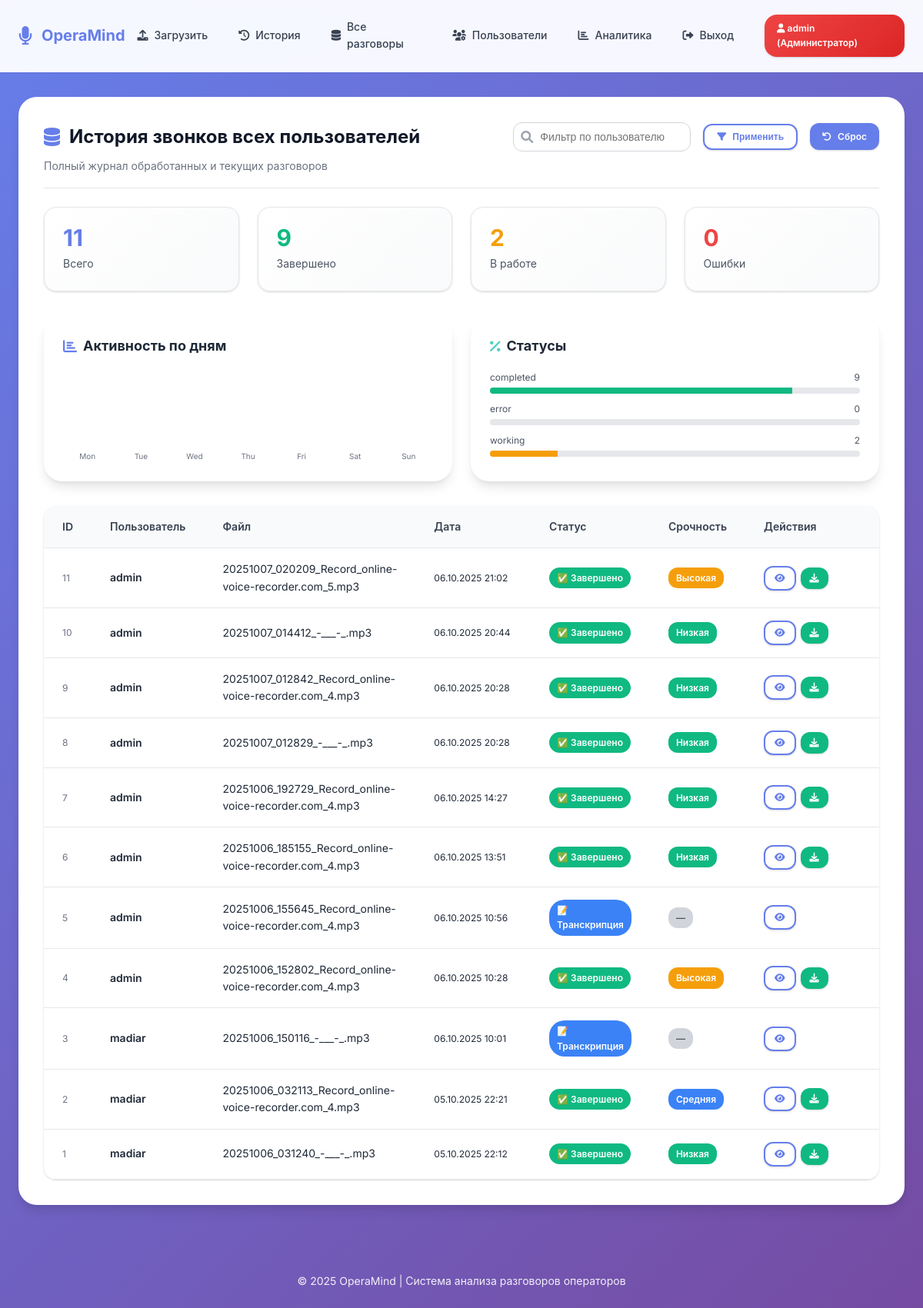
/admin/history (signed in), run on the app's committed database.
### models.py (models this page shows, shortened)
class User(UserMixin, db.Model):
    id = db.Column(db.Integer, primary_key=True)
    username = db.Column(db.String(80), unique=True, nullable=False)
    password_hash = db.Column(db.String(200), nullable=False)
    email = db.Column(db.String(120), unique=True, nullable=True)
    created_at = db.Column(db.DateTime, default=datetime.utcnow)
    last_login = db.Column(db.DateTime)
    is_active = db.Column(db.Boolean, default=True)
    role = db.Column(db.Enum(UserRole), default=UserRole.OPERATOR, nullable=False)
    is_admin = db.Column(db.Boolean, default=False)
    full_name = db.Column(db.String(200))
    department = db.Column(db.String(100))
    phone = db.Column(db.String(20))
    conversations = db.relationship('Conversation', backref='user', lazy=True, cascade='all, delete-orphan')
    @property
    def is_administrator(self):
        return self.role == UserRole.ADMIN or self.is_admin
    @property
    def role_display(self):
        role_names = {
            UserRole.USER: "Пользователь",
            UserRole.OPERATOR: "Оператор",
            UserRole.ADMIN: "Администратор"
        }
        return role_names.get(self.role, "Неизвестно")

class Conversation(db.Model):
    id = db.Column(db.Integer, primary_key=True)
    filename = db.Column(db.String(255), nullable=False)
    filepath = db.Column(db.String(500), nullable=False)
    duration = db.Column(db.Integer)
    upload_date = db.Column(db.DateTime, default=datetime.utcnow)
    status = db.Column(db.String(50), default='pending')
    file_size = db.Column(db.Integer)
    mime_type = db.Column(db.String(100))
    user_id = db.Column(db.Integer, db.ForeignKey('user.id'), nullable=False)
    analysis = db.relationship('Analysis', backref='conversation', uselist=False, cascade='all, delete-orphan')
    @property
    def status_display(self):
        status_names = {
            'queued': '📋 В очереди',
            'pending': 'Ожидает обработки',
            'transcribing': '📝 Транскрипция',
            'analyzing': '🤖 Анализ',
            'completed': '✅ Завершено',
            'error': '❌ Ошибка'
        }
        return status_names.get(self.status, 'Неизвестно')

class Analysis(db.Model):
    id = db.Column(db.Integer, primary_key=True)
    conversation_id = db.Column(db.Integer, db.ForeignKey('conversation.id'), nullable=False)
    transcript = db.Column(db.Text)
    topic = db.Column(db.String(100))
    category = db.Column(db.String(50))
    sentiment = db.Column(db.String(50))
    urgency = db.Column(db.String(50))
    keywords = db.Column(db.Text)
    summary = db.Column(db.Text)
    detailed_analysis = db.Column(db.Text)
    operator_quality = db.Column(db.String(50))
    recommendations = db.Column(db.Text)
    quality_score = db.Column(db.Float)
    response_time_rating = db.Column(db.String(20))
    politeness_rating = db.Column(db.String(20))
    problem_solved = db.Column(db.Boolean)
    created_at = db.Column(db.DateTime, default=datetime.utcnow)
    @property
    def urgency_display(self):
        urgency_names = {
            'low': 'Низкая',
            'medium': 'Средняя',
            'high': 'Высокая',
            'critical': 'Критическая',
            'низкая': 'Низкая',
            'средняя': 'Средняя',
            'высокая': 'Высокая',
            'критическая': 'Критическая'
        }
        return urgency_names.get(self.urgency, 'Неопределено')

### admin.py (the view)
@admin_bp.route('/admin/history')
@login_required
def admin_history():
    if not getattr(current_user, 'is_admin', False):
        flash('Нет доступа', 'error')
        return redirect(url_for('index'))
    username = request.args.get('username', '').strip()
    query = Conversation.query.join(User)
    if username:
        query = query.filter(User.username.ilike(f"%{username}%"))
    conversations = query.order_by(Conversation.upload_date.desc()).all()
    from collections import Counter
    import calendar
    calls_by_weekday = Counter()
    for conv in conversations:
        wd = conv.upload_date.weekday()  # 0=Пн
        calls_by_weekday[wd] += 1
    labels = [calendar.day_abbr[i] for i in range(7)]
    data = [calls_by_weekday.get(i, 0) for i in range(7)]
    return render_template('admin_history.html', conversations=conversations, chart_labels=labels, chart_data=data)

### app.py (called while the page is built)
@login_manager.user_loader
def load_user(user_id):
    return db.session.get(User, int(user_id))

### templates/admin_history.html (shortened to what this page needs)
{% extends 'base.html' %}
{% block content %}
<div class="card" style="animation:fadeInUp .4s ease;">
    <div class="card-header" style="display:flex;justify-content:space-between;align-items:flex-start;flex-wrap:wrap;gap:var(--space-6);">
        <div>
            <h2 class="card-title" style="display:flex;align-items:center;gap:var(--space-3);">
                <i class="fas fa-database" style="color:var(--primary);"></i>
                История звонков всех пользователей
            </h2>
            <div class="card-subtitle">Полный журнал обработанных и текущих разговоров</div>
        </div>
        <form method="get" style="display:flex;gap:var(--space-4);flex-wrap:wrap;align-items:center;">
            <div style="position:relative;">
                <i class="fas fa-search" style="position:absolute;left:10px;top:50%;transform:translateY(-50%);color:var(--gray-400);"></i>
                <input name="username" value="{{ request.args.get('username','') }}" placeholder="Фильтр по пользователю" style="padding:10px 14px 10px 34px;border:1px solid var(--gray-300);border-radius:var(--radius-md);font-size:var(--font-size-sm);min-width:220px;">
            </div>
            <button class="btn btn-outline btn-sm" type="submit"><i class="fas fa-filter"></i> Применить</button>
            <a class="btn btn-sm" href="{{ url_for('admin.admin_history') }}"><i class="fas fa-undo"></i> Сброс</a>
        </form>
    </div>
    {% set total = conversations|length %}
    {% set completed = conversations|selectattr('status','equalto','completed')|list|length %}
    {% set errors = conversations|selectattr('status','equalto','error')|list|length %}
    {% set analyzing = conversations|selectattr('status','equalto','analyzing')|list|length %}
    {% set transcribing = conversations|selectattr('status','equalto','transcribing')|list|length %}
    {% set pending = conversations|selectattr('status','equalto','pending')|list|length %}
    <div class="admin-grid" style="margin-top:0;">
        <div class="stat-card">
            <div class="stat-number">{{ total }}</div>
            <div class="stat-label">Всего</div>
        </div>
        <div class="stat-card">
            <div class="stat-number" style="color:var(--success);">{{ completed }}</div>
            <div class="stat-label">Завершено</div>
        </div>
        <div class="stat-card">
            <div class="stat-number" style="color:var(--warning);">{{ analyzing + transcribing + pending }}</div>
            <div class="stat-label">В работе</div>
        </div>
        <div class="stat-card">
            <div class="stat-number" style="color:var(--error);">{{ errors }}</div>
            <div class="stat-label">Ошибки</div>
        </div>
    </div>
    <div style="display:grid;grid-template-columns:repeat(auto-fit,minmax(260px,1fr));gap:var(--space-6);margin-top:var(--space-6);">
        <div class="card" style="margin:0;padding:var(--space-6);">
            <h3 style="font-size:var(--font-size-lg);margin-bottom:var(--space-4);display:flex;align-items:center;gap:var(--space-2);">
                <i class="fas fa-chart-bar" style="color:var(--primary);"></i> Активность по дням
            </h3>
            {% if chart_data %}
            {% set max_v = chart_data|max %}
            <div style="display:flex;align-items:flex-end;gap:6px;height:120px;">
                {% for v in chart_data %}
                    {% set h = ((v / max_v * 100)|round(0)) if max_v > 0 else 0 %}
                    <div style="flex:1;display:flex;flex-direction:column;align-items:center;justify-content:flex-end;gap:4px;">
                        <div style="font-size:10px;color:var(--gray-500);white-space:nowrap;">{{ chart_labels[loop.index0] }}</div>
                    </div>
                {% endfor %}
            </div>
            {% else %}
                <div style="color:var(--gray-400);font-size:var(--font-size-sm);">Нет данных</div>
            {% endif %}
        </div>
        <div class="card" style="margin:0;padding:var(--space-6);">
            <h3 style="font-size:var(--font-size-lg);margin-bottom:var(--space-4);display:flex;align-items:center;gap:var(--space-2);">
                <i class="fas fa-percentage" style="color:var(--accent);"></i> Статусы
            </h3>
            {% set status_counts = {'completed': completed, 'error': errors, 'working': analyzing + transcribing + pending} %}
            {% set total_calc = completed + errors + analyzing + transcribing + pending %}
            <div style="display:flex;flex-direction:column;gap:10px;">
                {% for k,v in status_counts.items() %}
                    {% set perc = ((v / total_calc * 100)|round(1)) if total_calc > 0 else 0 %}
                    <div style="display:flex;flex-direction:column;gap:4px;">
                        <div style="display:flex;justify-content:space-between;font-size:var(--font-size-xs);color:var(--gray-600);">
                            <span>{{ k }}</span><span>{{ v }}</span>
                        </div>
                        <div class="progress-outer">
                            <div class="progress-inner status-{{ k }}" data-w="{{ perc }}"></div>
                        </div>
                    </div>
                {% endfor %}
            </div>
        </div>
    </div>
    <div class="table-container" style="margin-top:var(--space-8);">
        <table class="table" id="adminHistoryTable">
            <thead>
                <tr>
                    <th style="width:60px;">ID</th>
                    <th style="width:120px;">Пользователь</th>
                    <th>Файл</th>
                    <th style="width:150px;">Дата</th>
                    <th style="width:130px;">Статус</th>
                    <th style="width:120px;">Срочность</th>
                    <th style="width:180px;">Действия</th>
                </tr>
            </thead>
            <tbody>
                {% for conv in conversations %}
                <tr data-user="{{ conv.user.username|lower }}">
                    <td style="font-size:var(--font-size-xs);color:var(--gray-500);">{{ conv.id }}</td>
                    <td style="font-weight:600;">{{ conv.user.username }}</td>
                    <td>{{ conv.filename }}</td>
                    <td style="font-size:var(--font-size-xs);white-space:nowrap;">{{ conv.upload_date.strftime('%d.%m.%Y %H:%M') }}</td>
                    <td>
                        <span class="status-chip status-{{ conv.status }}">{{ conv.status_display }}</span>
                    </td>
                    <td>
                        {% if conv.analysis %}
                            <span class="urgency-chip urgency-{{ conv.analysis.urgency or 'unknown' }}">{{ conv.analysis.urgency_display }}</span>
                        {% else %}
                            <span class="urgency-chip urgency-none">—</span>
                        {% endif %}
                    </td>
                    <td>
                        <div class="btn-group">
                            <a class="btn btn-sm btn-outline" href="{{ url_for('conversation_detail', conversation_id=conv.id) }}" title="Детали">
                                <i class="fas fa-eye"></i>
                            </a>
                            {% if conv.analysis %}
                            <a class="btn btn-sm btn-success" href="{{ url_for('download_report', conversation_id=conv.id) }}" title="Отчёт">
                                <i class="fas fa-download"></i>
                            </a>
                            {% endif %}
                        </div>
                    </td>
                </tr>
                {% endfor %}
            </tbody>
        </table>
    </div>
</div>
{% endblock %}

### templates/base.html (shortened to what this page needs)
<!DOCTYPE html>
<html lang="ru">
<head>
    <link href="https://cdnjs.cloudflare.com/ajax/libs/font-awesome/6.0.0/css/all.min.css" rel="stylesheet">
</head>
<body>
    <nav class="navbar">
        <div class="container">
            <a href="{{ url_for('index') }}" class="logo">
                <i class="fas fa-microphone"></i>
                <span>OperaMind</span>
            </a>
            {% if current_user.is_authenticated %}
            <nav>
                <a href="{{ url_for('index') }}">
                    <i class="fas fa-upload"></i>
                    Загрузить
                </a>
                <a href="{{ url_for('history') }}">
                    <i class="fas fa-history"></i>
                    История
                </a>
                {% if current_user.is_administrator %}
                <a href="{{ url_for('admin.admin_history') }}">
                    <i class="fas fa-database"></i>
                    Все разговоры
                </a>
                <a href="{{ url_for('admin.admin_users') }}">
                    <i class="fas fa-users-cog"></i>
                    Пользователи
                </a>
                <a href="{{ url_for('admin_analytics') }}">
                    <i class="fas fa-chart-bar"></i>
                    Аналитика
                </a>
                {% endif %}
                <a href="{{ url_for('logout') }}">
                    <i class="fas fa-sign-out-alt"></i>
                    Выход
                </a>
                <span class="user-badge {% if current_user.is_administrator %}role-admin{% elif current_user.is_operator %}role-operator{% else %}role-user{% endif %}">
                    <i class="fas fa-user"></i>
                    {{ current_user.username }}
                    ({{ current_user.role_display }})
                </span>
            </nav>
            {% endif %}
        </div>
    </nav>
    <div class="container">
        {% block content %}{% endblock %}
    </div>
    <footer>
        <p>&copy; 2025 OperaMind | Система анализа разговоров операторов</p>
    </footer>
</body>
</html>

### templates/admin_history.html (style rules this page uses)
.status-chip { display:inline-block; padding:4px 10px; border-radius:20px; font-size:var(--font-size-xs); font-weight:600; color:var(--white); }
.status-completed { background:var(--success); }
.status-transcribing { background:var(--info); }
.urgency-chip { display:inline-block; padding:4px 10px; border-radius:12px; font-size:var(--font-size-xs); font-weight:600; }
.urgency-низкая { background:var(--success); color:var(--white); }
.urgency-средняя { background:var(--info); color:var(--white); }
.urgency-высокая { background:var(--warning); color:var(--white); }
.urgency-none { background:var(--gray-300); color:var(--gray-600); }
.progress-outer { height:8px; background:var(--gray-200); border-radius:4px; overflow:hidden; }
.progress-inner { height:100%; transition:width .4s ease; width:0; }
.progress-inner.status-completed { background:var(--success); }
.progress-inner.status-working { background:var(--warning); }

### data on the page
User: username "admin", role_display "Администратор"
Conversation: status "completed", id "9", user.username "admin", filename "20251007_012842_Record_online-voice-recorder.com_4.mp3", upload_date "06.10.2025 20:28", status_display "✅ Завершено", analysis.urgency_display "Низкая"
Conversation: id "11", user.username "admin", filename "20251007_020209_Record_online-voice-recorder.com_5.mp3", upload_date "06.10.2025 21:02", status_display "✅ Завершено", analysis.urgency_display "Высокая"
Conversation: id "10", user.username "admin", filename "20251007_014412_-___-_.mp3", upload_date "06.10.2025 20:44", status_display "✅ Завершено", analysis.urgency_display "Низкая"
Conversation: id "8", user.username "admin", filename "20251007_012829_-___-_.mp3", upload_date "06.10.2025 20:28", status_display "✅ Завершено", analysis.urgency_display "Низкая"
Conversation: id "7", user.username "admin", filename "20251006_192729_Record_online-voice-recorder.com_4.mp3", upload_date "06.10.2025 14:27", status_display "✅ Завершено", analysis.urgency_display "Низкая"
Conversation: id "6", user.username "admin", filename "20251006_185155_Record_online-voice-recorder.com_4.mp3", upload_date "06.10.2025 13:51", status_display "✅ Завершено", analysis.urgency_display "Низкая"
Conversation: id "5", user.username "admin", filename "20251006_155645_Record_online-voice-recorder.com_4.mp3", upload_date "06.10.2025 10:56", status_display "📝 Транскрипция"
Conversation: id "4", user.username "admin", filename "20251006_152802_Record_online-voice-recorder.com_4.mp3", upload_date "06.10.2025 10:28", status_display "✅ Завершено", analysis.urgency_display "Высокая"
Conversation: id "3", user.username "madiar", filename "20251006_150116_-___-_.mp3", upload_date "06.10.2025 10:01", status_display "📝 Транскрипция"
Conversation: id "2", user.username "madiar", filename "20251006_032113_Record_online-voice-recorder.com_4.mp3", upload_date "05.10.2025 22:21", status_display "✅ Завершено", analysis.urgency_display "Средняя"
Conversation: id "1", user.username "madiar", filename "20251006_031240_-___-_.mp3", upload_date "05.10.2025 22:12", status_display "✅ Завершено", analysis.urgency_display "Низкая"

### other printed values
{{ total }} "11"
{{ completed }} "9"
{{ analyzing + transcribing + pending }} "2"
{{ errors }} "0"
{{ chart_labels[loop.index0] }} "Mon" "Tue" "Wed" "Thu" "Fri" "Sat" "Sun"
{{ k }} "error" "working"
{{ v }} "0" "2"
